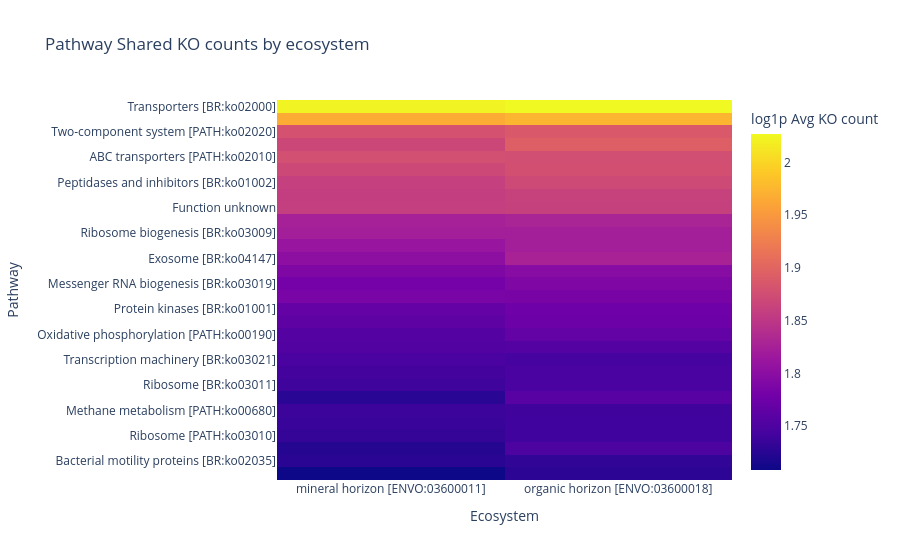
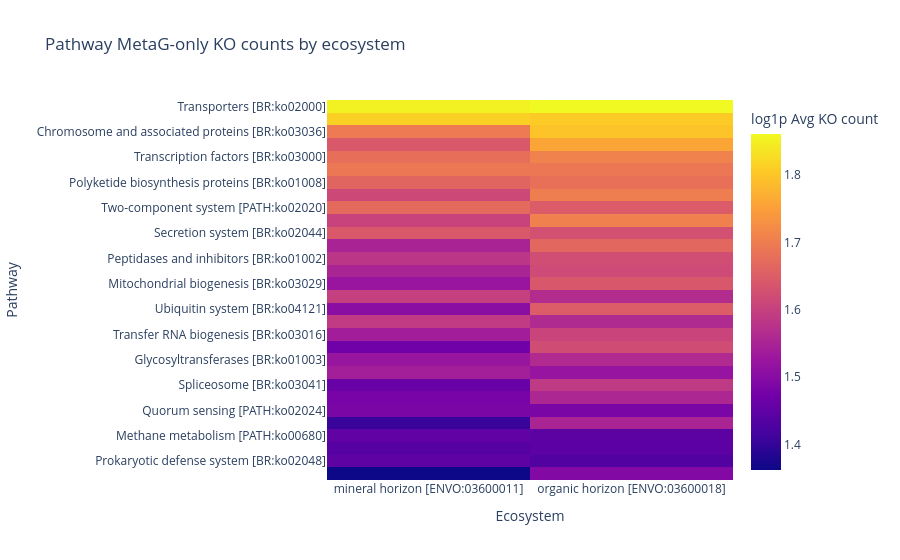
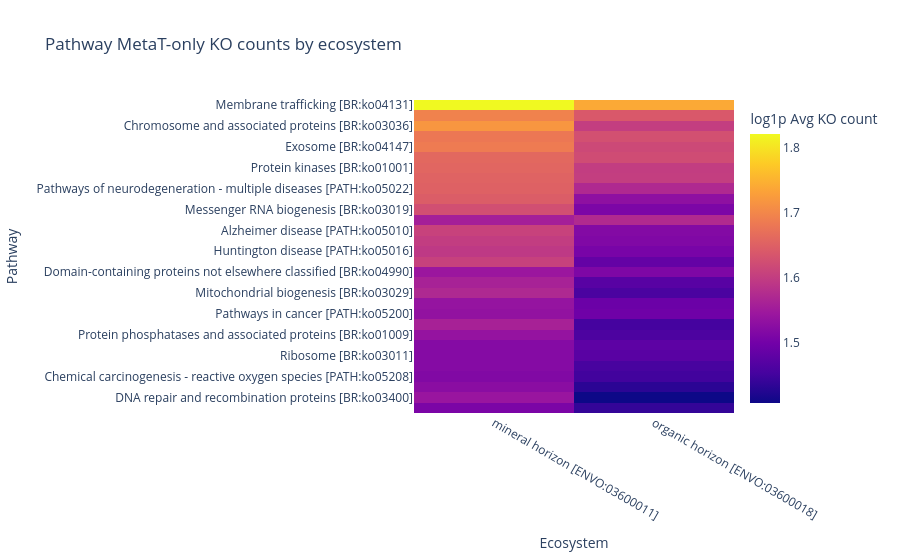

These figures' notebook cell, in order:
### Markdown cell above
* Both ecosystems share a backbone of pathways dominated by shared KOs (green), especially in broad metabolic categories like **Transporters**, **Ribosome biogenesis**, **Membrane trafficking**.
* Mineral horizon seem to have relatively more MetaT-only KOs (orange), while Organic horizon show more MetaG-only KOs (blue) which is agreed with previous after breakdown to pathways.

### Code cell
# Now visualize heatmaps of pathways by ecosystem and category

for cat, label in {
    "n_shared_kos": "Shared KO counts",
    "n_metag_only": "MetaG-only KO counts",
    "n_metat_only": "MetaT-only KO counts"
}.items():
    eco_pathway['log1p_cat'] = np.log1p(eco_pathway[cat])
    mat = eco_pathway.pivot(index="pathway_name", columns="env_local_scale", values='log1p_cat').fillna(0)
    order = mat.sum(axis=1).sort_values(ascending=False).head(30).index  # show top 30 pathways
    mat = mat.loc[order]
    mat_log = np.log1p(mat)
    fig = px.imshow(mat_log, labels=dict(x="Ecosystem", y="Pathway", color="log1p Avg KO count"), aspect='auto',
                    title=f"Pathway {label} by ecosystem")
    out_html = os.path.join(CACHE_DIR, f"ecosystem_pathway_heatmap_{cat}.html")
    fig.write_html(out_html, include_plotlyjs="cdn", full_html=True)
    fig.show()

### Figure 1 — Plotly figure (JSON) as saved in the notebook; plotly's stock layout.template omitted (floating-point values rounded to 4 significant figures)
{"data": [{"coloraxis": "coloraxis", "hovertemplate": "Ecosystem: %{x}<br>Pathway: %{y}<br>log1p Avg KO count: %{z}<extra></extra>", "name": "0", "type": "heatmap", "x": ["mineral horizon [ENVO:03600011]", "organic horizon [ENVO:03600018]"], "xaxis": "x", "y": ["Transporters [BR:ko02000]", "Enzymes with EC numbers", "Two-component system [PATH:ko02020]", "Membrane trafficking [BR:ko04131]", "ABC transporters [PATH:ko02010]", "Transcription factors [BR:ko03000]", "Peptidases and inhibitors [BR:ko01002]", "Chromosome and associated proteins [BR:ko03036]", "Function unknown", "DNA repair and recombination proteins [BR:ko03400]", "Ribosome biogenesis [BR:ko03009]", "Secretion system [BR:ko02044]", "Exosome [BR:ko04147]", "Two-component system [BR:ko02022]", "Messenger RNA biogenesis [BR:ko03019]", "Transfer RNA biogenesis [BR:ko03016]", "Protein kinases [BR:ko01001]", "Mitochondrial biogenesis [BR:ko03029]", "Oxidative phosphorylation [PATH:ko00190]", "Purine metabolism [PATH:ko00230]", "Transcription machinery [BR:ko03021]", "Quorum sensing [PATH:ko02024]", "Ribosome [BR:ko03011]", "Pathways of neurodegeneration - multiple diseases [PATH:ko05022]", "Methane metabolism [PATH:ko00680]", "Chaperones and folding catalysts [BR:ko03110]", "Ribosome [PATH:ko03010]", "Amyotrophic lateral sclerosis [PATH:ko05014]", "Bacterial motility proteins [BR:ko02035]", "Polyketide biosynthesis proteins [BR:ko01008]"], "yaxis": "y", "z": [[2.022, 2.027], [1.966, 1.974], [1.88, 1.886], [1.868, 1.894], [1.878, 1.876], [1.87, 1.877], [1.86, 1.871], [1.858, 1.862], [1.859, 1.861], [1.826, 1.829], [1.822, 1.823], [1.811, 1.822], [1.802, 1.827], [1.79, 1.796], [1.781, 1.79], [1.786, 1.785], [1.768, 1.776], [1.763, 1.774], [1.755, 1.767], [1.754, 1.756], [1.747, 1.745], [1.743, 1.747], [1.739, 1.747], [1.726, 1.759], [1.738, 1.74], [1.735, 1.741], [1.733, 1.741], [1.723, 1.749], [1.726, 1.73], [1.708, 1.728]]}], "layout": {"coloraxis": {"colorbar": {"title": {"text": "log1p Avg KO count"}}, "colorscale": [[0, "#0d0887"], [0.1111, "#46039f"], [0.2222, "#7201a8"], [0.3333, "#9c179e"], [0.4444, "#bd3786"], [0.5556, "#d8576b"], [0.6667, "#ed7953"], [0.7778, "#fb9f3a"], [0.8889, "#fdca26"], [1, "#f0f921"]]}, "title": {"text": "Pathway Shared KO counts by ecosystem"}, "xaxis": {"anchor": "y", "domain": [0, 1], "title": {"text": "Ecosystem"}}, "yaxis": {"anchor": "x", "autorange": "reversed", "domain": [0, 1], "title": {"text": "Pathway"}}}}

### Figure 2 — Plotly figure (JSON) as saved in the notebook; plotly's stock layout.template omitted (floating-point values rounded to 4 significant figures)
{"data": [{"coloraxis": "coloraxis", "hovertemplate": "Ecosystem: %{x}<br>Pathway: %{y}<br>log1p Avg KO count: %{z}<extra></extra>", "name": "0", "type": "heatmap", "x": ["mineral horizon [ENVO:03600011]", "organic horizon [ENVO:03600018]"], "xaxis": "x", "y": ["Transporters [BR:ko02000]", "Enzymes with EC numbers", "Chromosome and associated proteins [BR:ko03036]", "Membrane trafficking [BR:ko04131]", "Transcription factors [BR:ko03000]", "ABC transporters [PATH:ko02010]", "Polyketide biosynthesis proteins [BR:ko01008]", "DNA repair and recombination proteins [BR:ko03400]", "Two-component system [PATH:ko02020]", "Ribosome biogenesis [BR:ko03009]", "Secretion system [BR:ko02044]", "Transcription machinery [BR:ko03021]", "Peptidases and inhibitors [BR:ko01002]", "Protein kinases [BR:ko01001]", "Mitochondrial biogenesis [BR:ko03029]", "Function unknown", "Ubiquitin system [BR:ko04121]", "Two-component system [BR:ko02022]", "Transfer RNA biogenesis [BR:ko03016]", "Messenger RNA biogenesis [BR:ko03019]", "Glycosyltransferases [BR:ko01003]", "Antimicrobial resistance genes [BR:ko01504]", "Spliceosome [BR:ko03041]", "DNA replication proteins [BR:ko03032]", "Quorum sensing [PATH:ko02024]", "Cell cycle - yeast [PATH:ko04111]", "Methane metabolism [PATH:ko00680]", "Lipid biosynthesis proteins [BR:ko01004]", "Prokaryotic defense system [BR:ko02048]", "Protein phosphatases and associated proteins [BR:ko01009]"], "yaxis": "y", "z": [[1.852, 1.861], [1.813, 1.807], [1.696, 1.798], [1.641, 1.758], [1.678, 1.709], [1.692, 1.691], [1.662, 1.681], [1.615, 1.701], [1.67, 1.646], [1.606, 1.707], [1.641, 1.627], [1.55, 1.666], [1.582, 1.623], [1.553, 1.618], [1.524, 1.639], [1.599, 1.566], [1.505, 1.649], [1.59, 1.563], [1.539, 1.606], [1.471, 1.621], [1.524, 1.562], [1.541, 1.52], [1.46, 1.589], [1.48, 1.557], [1.485, 1.486], [1.404, 1.552], [1.451, 1.445], [1.438, 1.446], [1.45, 1.432], [1.362, 1.494]]}], "layout": {"coloraxis": {"colorbar": {"title": {"text": "log1p Avg KO count"}}, "colorscale": [[0, "#0d0887"], [0.1111, "#46039f"], [0.2222, "#7201a8"], [0.3333, "#9c179e"], [0.4444, "#bd3786"], [0.5556, "#d8576b"], [0.6667, "#ed7953"], [0.7778, "#fb9f3a"], [0.8889, "#fdca26"], [1, "#f0f921"]]}, "title": {"text": "Pathway MetaG-only KO counts by ecosystem"}, "xaxis": {"anchor": "y", "domain": [0, 1], "title": {"text": "Ecosystem"}}, "yaxis": {"anchor": "x", "autorange": "reversed", "domain": [0, 1], "title": {"text": "Pathway"}}}}

### Figure 3 — Plotly figure (JSON) as saved in the notebook; plotly's stock layout.template omitted (floating-point values rounded to 4 significant figures)
{"data": [{"coloraxis": "coloraxis", "hovertemplate": "Ecosystem: %{x}<br>Pathway: %{y}<br>log1p Avg KO count: %{z}<extra></extra>", "name": "0", "type": "heatmap", "x": ["mineral horizon [ENVO:03600011]", "organic horizon [ENVO:03600018]"], "xaxis": "x", "y": ["Membrane trafficking [BR:ko04131]", "Ubiquitin system [BR:ko04121]", "Chromosome and associated proteins [BR:ko03036]", "Transporters [BR:ko02000]", "Exosome [BR:ko04147]", "Peptidases and inhibitors [BR:ko01002]", "Protein kinases [BR:ko01001]", "Cytoskeleton proteins [BR:ko04812]", "Pathways of neurodegeneration - multiple diseases [PATH:ko05022]", "Spliceosome [BR:ko03041]", "Messenger RNA biogenesis [BR:ko03019]", "Cilium and associated proteins [BR:ko03037]", "Alzheimer disease [PATH:ko05010]", "Amyotrophic lateral sclerosis [PATH:ko05014]", "Huntington disease [PATH:ko05016]", "Transcription factors [BR:ko03000]", "Domain-containing proteins not elsewhere classified [BR:ko04990]", "Parkinson disease [PATH:ko05012]", "Mitochondrial biogenesis [BR:ko03029]", "Thermogenesis [PATH:ko04714]", "Pathways in cancer [PATH:ko05200]", "Prion disease [PATH:ko05020]", "Protein phosphatases and associated proteins [BR:ko01009]", "Coronavirus disease - COVID-19 [PATH:ko05171]", "Ribosome [BR:ko03011]", "Diabetic cardiomyopathy [PATH:ko05415]", "Chemical carcinogenesis - reactive oxygen species [PATH:ko05208]", "Enzymes with EC numbers", "DNA repair and recombination proteins [BR:ko03400]", "Human papillomavirus infection [PATH:ko05165]"], "yaxis": "y", "z": [[1.822, 1.74], [1.694, 1.639], [1.719, 1.601], [1.682, 1.628], [1.686, 1.617], [1.66, 1.622], [1.657, 1.6], [1.653, 1.601], [1.651, 1.572], [1.645, 1.53], [1.626, 1.51], [1.556, 1.573], [1.608, 1.519], [1.6, 1.515], [1.594, 1.506], [1.607, 1.485], [1.544, 1.513], [1.561, 1.472], [1.571, 1.459], [1.538, 1.492], [1.535, 1.496], [1.56, 1.453], [1.537, 1.461], [1.52, 1.477], [1.52, 1.474], [1.52, 1.456], [1.516, 1.45], [1.525, 1.431], [1.542, 1.407], [1.509, 1.439]]}], "layout": {"coloraxis": {"colorbar": {"title": {"text": "log1p Avg KO count"}}, "colorscale": [[0, "#0d0887"], [0.1111, "#46039f"], [0.2222, "#7201a8"], [0.3333, "#9c179e"], [0.4444, "#bd3786"], [0.5556, "#d8576b"], [0.6667, "#ed7953"], [0.7778, "#fb9f3a"], [0.8889, "#fdca26"], [1, "#f0f921"]]}, "title": {"text": "Pathway MetaT-only KO counts by ecosystem"}, "xaxis": {"anchor": "y", "domain": [0, 1], "title": {"text": "Ecosystem"}}, "yaxis": {"anchor": "x", "autorange": "reversed", "domain": [0, 1], "title": {"text": "Pathway"}}}}
